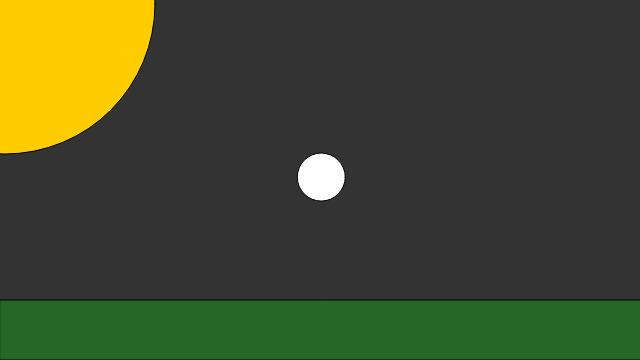
Frame 1 (no input)
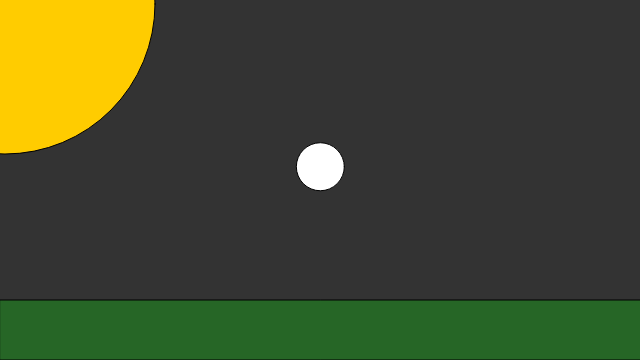
Frame 60 (no input)
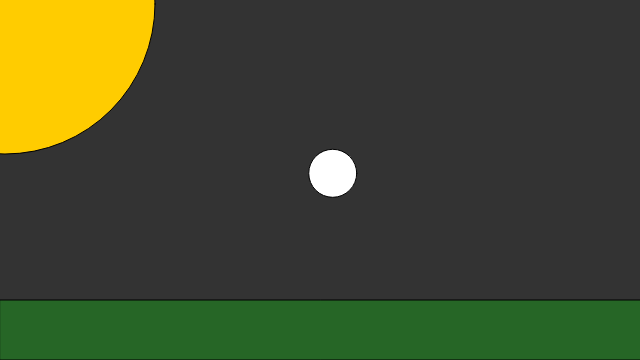
Frame 120 (the mouse pressed at the canvas centre since frame 60)

The p5.js sketch that drew these frames (run headless with seeded random() and noise() and a simulated clock; from frame 60 on, the mouse is pressed at the canvas centre):

// p5.js sketch
// ── sketch.js

function setup() {
  createCanvas(640, 360);
  // Make a Walker object
  w = new Walker();
}

function draw() {
  background(51);
  // Update and display object
  w.update();
  w.display();
  fill(255, 204, 0);
ellipse(5, 4, 300);
  fill('rgba(0,255,0, 0.25)');
rect(0, 300, 700, 60);

}

function Walker() {

  // Start Walker in center
  this.pos = createVector(width / 2, height / 2);

  this.update = function() {
    // Move Walker randomly
    var vel = createVector(random(-3, 3), random(-5, 5));
    this.pos.add(vel);
  }

  this.display = function() {
    // Draw Walker as circle
    fill(255);
    ellipse(this.pos.x, this.pos.y, 48, 48);
  }
}
